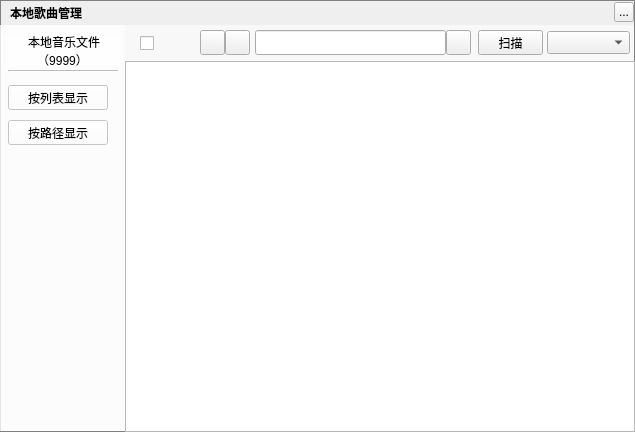
<?xml version="1.0" encoding="UTF-8"?>
<ui version="4.0">
 <class>MusicLocalSongsManagerWidget</class>
 <widget class="QWidget" name="MusicLocalSongsManagerWidget">
  <property name="geometry">
   <rect>
    <x>0</x>
    <y>0</y>
    <width>635</width>
    <height>432</height>
   </rect>
  </property>
  <property name="windowTitle">
   <string>MusicLocalSongsManagerWidget</string>
  </property>
  <property name="styleSheet">
   <string notr="true">#MusicLocalSongsManagerWidget{border:1px solid gray}</string>
  </property>
  <widget class="QLabel" name="background">
   <property name="geometry">
    <rect>
     <x>0</x>
     <y>0</y>
     <width>635</width>
     <height>432</height>
    </rect>
   </property>
   <property name="text">
    <string/>
   </property>
  </widget>
  <widget class="QLabel" name="topTitleName">
   <property name="geometry">
    <rect>
     <x>10</x>
     <y>0</y>
     <width>100</width>
     <height>25</height>
    </rect>
   </property>
   <property name="styleSheet">
    <string notr="true">color:&quot;#FFFFFF&quot;;font-weight:bold</string>
   </property>
   <property name="text">
    <string>本地歌曲管理</string>
   </property>
  </widget>
  <widget class="QToolButton" name="topTitleCloseButton">
   <property name="geometry">
    <rect>
     <x>614</x>
     <y>2</y>
     <width>20</width>
     <height>20</height>
    </rect>
   </property>
   <property name="text">
    <string>...</string>
   </property>
  </widget>
  <widget class="QWidget" name="backgroundMask1" native="true">
   <property name="geometry">
    <rect>
     <x>0</x>
     <y>25</y>
     <width>125</width>
     <height>406</height>
    </rect>
   </property>
   <property name="styleSheet">
    <string notr="true">background:rgba(255,255,255,200)</string>
   </property>
   <widget class="QPushButton" name="showlistButton">
    <property name="geometry">
     <rect>
      <x>8</x>
      <y>60</y>
      <width>100</width>
      <height>25</height>
     </rect>
    </property>
    <property name="text">
     <string>按列表显示</string>
    </property>
   </widget>
   <widget class="QPushButton" name="showPathButton">
    <property name="geometry">
     <rect>
      <x>8</x>
      <y>95</y>
      <width>100</width>
      <height>25</height>
     </rect>
    </property>
    <property name="text">
     <string>按路径显示</string>
    </property>
   </widget>
   <widget class="QLabel" name="songCountLabel">
    <property name="geometry">
     <rect>
      <x>5</x>
      <y>10</y>
      <width>115</width>
      <height>31</height>
     </rect>
    </property>
    <property name="text">
     <string> 本地音乐文件（9999）</string>
    </property>
    <property name="alignment">
     <set>Qt::AlignCenter</set>
    </property>
    <property name="wordWrap">
     <bool>true</bool>
    </property>
   </widget>
   <widget class="Line" name="line">
    <property name="geometry">
     <rect>
      <x>8</x>
      <y>45</y>
      <width>110</width>
      <height>2</height>
     </rect>
    </property>
    <property name="orientation">
     <enum>Qt::Horizontal</enum>
    </property>
   </widget>
  </widget>
  <widget class="MusicLocalSongsTableWidget" name="songlistsTable">
   <property name="geometry">
    <rect>
     <x>125</x>
     <y>61</y>
     <width>510</width>
     <height>371</height>
    </rect>
   </property>
  </widget>
  <widget class="QWidget" name="toolWidget" native="true">
   <property name="geometry">
    <rect>
     <x>125</x>
     <y>25</y>
     <width>509</width>
     <height>36</height>
    </rect>
   </property>
   <widget class="QCheckBox" name="allSelectedcheckBox">
    <property name="geometry">
     <rect>
      <x>15</x>
      <y>10</y>
      <width>48</width>
      <height>16</height>
     </rect>
    </property>
   </widget>
   <widget class="QToolButton" name="auditionButton">
    <property name="geometry">
     <rect>
      <x>75</x>
      <y>5</y>
      <width>25</width>
      <height>25</height>
     </rect>
    </property>
   </widget>
   <widget class="QToolButton" name="addButton">
    <property name="geometry">
     <rect>
      <x>100</x>
      <y>5</y>
      <width>25</width>
      <height>25</height>
     </rect>
    </property>
   </widget>
   <widget class="QLineEdit" name="searchLineEdit">
    <property name="geometry">
     <rect>
      <x>130</x>
      <y>5</y>
      <width>191</width>
      <height>25</height>
     </rect>
    </property>
    <property name="styleSheet">
     <string notr="true">border-image: url(:/image/searchline);color:#6495ED;</string>
    </property>
   </widget>
   <widget class="QPushButton" name="scanButton">
    <property name="geometry">
     <rect>
      <x>353</x>
      <y>5</y>
      <width>65</width>
      <height>25</height>
     </rect>
    </property>
    <property name="text">
     <string>扫描</string>
    </property>
   </widget>
   <widget class="QPushButton" name="searchLineLabel">
    <property name="geometry">
     <rect>
      <x>321</x>
      <y>5</y>
      <width>25</width>
      <height>25</height>
     </rect>
    </property>
    <property name="styleSheet">
     <string notr="true">border-image: url(:/share/searchlineleft);</string>
    </property>
   </widget>
   <widget class="QComboBox" name="filterComboBox">
    <property name="geometry">
     <rect>
      <x>422</x>
      <y>6</y>
      <width>83</width>
      <height>23</height>
     </rect>
    </property>
   </widget>
   <widget class="QWidget" name="backgroundMask2" native="true">
    <property name="geometry">
     <rect>
      <x>0</x>
      <y>0</y>
      <width>510</width>
      <height>40</height>
     </rect>
    </property>
    <property name="styleSheet">
     <string notr="true">background:rgba(255,255,255,150)</string>
    </property>
   </widget>
   <zorder>backgroundMask2</zorder>
   <zorder>allSelectedcheckBox</zorder>
   <zorder>auditionButton</zorder>
   <zorder>addButton</zorder>
   <zorder>searchLineEdit</zorder>
   <zorder>scanButton</zorder>
   <zorder>searchLineLabel</zorder>
   <zorder>filterComboBox</zorder>
  </widget>
  <widget class="QLabel" name="loadingLabel">
   <property name="geometry">
    <rect>
     <x>270</x>
     <y>220</y>
     <width>220</width>
     <height>19</height>
    </rect>
   </property>
   <property name="text">
    <string/>
   </property>
  </widget>
 </widget>
 <customwidgets>
  <customwidget>
   <class>MusicLocalSongsTableWidget</class>
   <extends>QTableWidget</extends>
   <header>musiclocalsongstablewidget.h</header>
  </customwidget>
 </customwidgets>
 <resources/>
 <connections/>
</ui>
